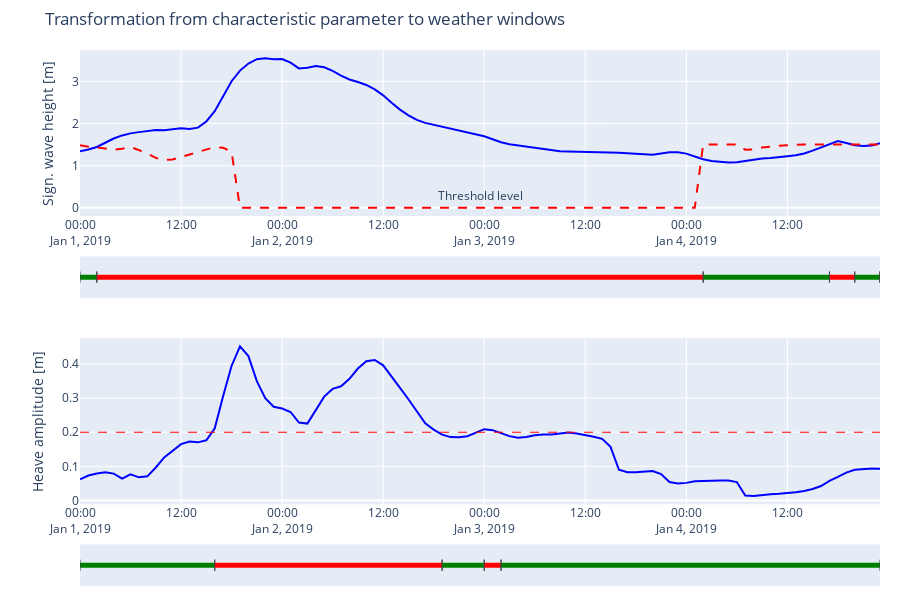

The code cell stored with this chart in its notebook:
### Code cell
# Find the data of interest.
frequency = xr.DataArray(ds["wave_data"].sel(dict(wave_parameter="Tp")))
angle = xr.DataArray(ds["wave_data"].sel(dict(wave_parameter="MWD")))
raos = ds["launch_rao"].interp(dict(freq=frequency, dir=angle))
heave_motion = raos.loc["RAOHeaveAmp"] * ds["wave_data"].sel(dict(wave_parameter="Hm0"))

allowable_sea_state = pd.read_excel("./data/raw/Pivot_max_Hs_Splash_zone_current_0_DAF_1.2_Angles_1.6874.xlsx", index_col=[0])
allowable_sea_state.index.names = ["dir"]
allowable_sea_state.columns.names = ["freq"]
allowable_sea_state = xr.DataArray(data=allowable_sea_state)

hs_lim = allowable_sea_state.interp(dict(freq=frequency, dir=angle)).fillna(0)

# Create figure.
fig = make_subplots(rows=4, cols=1, row_heights=[0.4, .1, 0.4, .1])

# Add significant wave height.
fig.add_trace(
    go.Scatter(
        x=waves.index,
        y=waves["Hm0"],
        marker=dict(color="blue"),
        showlegend=False
    ),
    row=1, col=1
)

# Add heave line.
fig.add_trace(
    go.Scatter(
        x=waves.index,
        y=heave_motion,
        marker=dict(color="blue"),
        showlegend=False
    ),
    row=3, col=1
)

fig.add_hline(0.2, line=dict(color="red", dash="dash", width=1), row=3, col=1)

fig.add_trace(
    go.Scatter(
        x=waves.index,
        y=hs_lim,
        line=dict(color="red", dash="dash"),
        showlegend=False,
    ),
    row=1, col=1
)

fig.add_annotation(
    text="Threshold level",
    showarrow=False,
    y=0.3,
    row=1, col=1
)

for i in range(len(hswindows)):
    if hswindows.iloc[i]["violated"]:
        color="red"
    else:
        color="green"

    fig.add_trace(
        go.Scatter(
            x=[hswindows.iloc[i]["start"], hswindows.iloc[i]["stop"]],
            y=[4, 4],
            line=dict(width=5, color=color),
            marker=dict(size=8, symbol="line-ns", line=dict(width=1)),
            showlegend=False
            
        ),
        row=2, col=1
    )

for i in range(len(heavewindows)):
    if heavewindows.iloc[i]["violated"]:
        color="red"
    else:
        color="green"

    fig.add_trace(
        go.Scatter(
            x=[heavewindows.iloc[i]["start"], heavewindows.iloc[i]["stop"]],
            y=[.5, .5],
            line=dict(width=5, color=color),
            marker=dict(size=8, symbol="line-ns", line=dict(width=1)),
            showlegend=False
            
        ),
        row=4, col=1
    )

fig.update_xaxes(row=1, col=1, range=[waves.index[0], waves.index[-1]])
fig.update_yaxes(row=1, col=1, title="Sign. wave height [m]")

fig.update_xaxes(row=2, col=1, range=[waves.index[0], waves.index[-1]])
fig.update_yaxes(row=2, col=1, showgrid=False, zeroline=False, showticklabels=False)
fig.update_xaxes(row=2, col=1, showgrid=False, zeroline=False, showticklabels=False)

fig.update_xaxes(row=3, col=1, range=[waves.index[0], waves.index[-1]])
fig.update_yaxes(row=3, col=1, title="Heave amplitude [m]")

fig.update_xaxes(row=4, col=1, range=[waves.index[0], waves.index[-1]])
fig.update_yaxes(row=4, col=1, showgrid=False, zeroline=False, showticklabels=False)
fig.update_xaxes(row=4, col=1, showgrid=False, zeroline=False, showticklabels=False)


fig.update_layout(
    height=600,
    title="Transformation from characteristic parameter to weather windows",
    margin=dict(
        t=50,
        b=10,
        r=20
    )
)

### Figure 1 — Plotly figure (JSON) as saved in the notebook; plotly's stock layout.template omitted (floating-point values rounded to 4 significant figures)
{"data": [{"marker": {"color": "blue"}, "showlegend": false, "type": "scatter", "x": ["2019-01-01T00:00:00", "2019-01-01T01:00:00", "2019-01-01T02:00:00", "2019-01-01T03:00:00", "2019-01-01T04:00:00", "2019-01-01T05:00:00", "2019-01-01T06:00:00", "2019-01-01T07:00:00", "2019-01-01T08:00:00", "2019-01-01T09:00:00", "2019-01-01T10:00:00", "2019-01-01T11:00:00", "2019-01-01T12:00:00", "2019-01-01T13:00:00", "2019-01-01T14:00:00", "2019-01-01T15:00:00", "2019-01-01T16:00:00", "2019-01-01T17:00:00", "2019-01-01T18:00:00", "2019-01-01T19:00:00", "2019-01-01T20:00:00", "2019-01-01T21:00:00", "2019-01-01T22:00:00", "2019-01-01T23:00:00", "2019-01-02T00:00:00", "2019-01-02T01:00:00", "2019-01-02T02:00:00", "2019-01-02T03:00:00", "2019-01-02T04:00:00", "2019-01-02T05:00:00", "2019-01-02T06:00:00", "2019-01-02T07:00:00", "2019-01-02T08:00:00", "2019-01-02T09:00:00", "2019-01-02T10:00:00", "2019-01-02T11:00:00", "2019-01-02T12:00:00", "2019-01-02T13:00:00", "2019-01-02T14:00:00", "2019-01-02T15:00:00", "2019-01-02T16:00:00", "2019-01-02T17:00:00", "2019-01-02T18:00:00", "2019-01-02T19:00:00", "2019-01-02T20:00:00", "2019-01-02T21:00:00", "2019-01-02T22:00:00", "2019-01-02T23:00:00", "2019-01-03T00:00:00", "2019-01-03T01:00:00", "2019-01-03T02:00:00", "2019-01-03T03:00:00", "2019-01-03T04:00:00", "2019-01-03T05:00:00", "2019-01-03T06:00:00", "2019-01-03T07:00:00", "2019-01-03T08:00:00", "2019-01-03T09:00:00", "2019-01-03T10:00:00", "2019-01-03T11:00:00", "2019-01-03T12:00:00", "2019-01-03T13:00:00", "2019-01-03T14:00:00", "2019-01-03T15:00:00", "2019-01-03T16:00:00", "2019-01-03T17:00:00", "2019-01-03T18:00:00", "2019-01-03T19:00:00", "2019-01-03T20:00:00", "2019-01-03T21:00:00", "2019-01-03T22:00:00", "2019-01-03T23:00:00", "2019-01-04T00:00:00", "2019-01-04T01:00:00", "2019-01-04T02:00:00", "2019-01-04T03:00:00", "2019-01-04T04:00:00", "2019-01-04T05:00:00", "2019-01-04T06:00:00", "2019-01-04T07:00:00", "2019-01-04T08:00:00", "2019-01-04T09:00:00", "2019-01-04T10:00:00", "2019-01-04T11:00:00", "2019-01-04T12:00:00", "2019-01-04T13:00:00", "2019-01-04T14:00:00", "2019-01-04T15:00:00", "2019-01-04T16:00:00", "2019-01-04T17:00:00", "2019-01-04T18:00:00", "2019-01-04T19:00:00", "2019-01-04T20:00:00", "2019-01-04T21:00:00", "2019-01-04T22:00:00", "2019-01-04T23:00:00"], "xaxis": "x", "y": [1.343, 1.385, 1.444, 1.55, 1.644, 1.718, 1.766, 1.796, 1.829, 1.845, 1.84, 1.857, 1.886, 1.87, 1.902, 2.049, 2.291, 2.646, 3.004, 3.255, 3.423, 3.526, 3.547, 3.522, 3.53, 3.445, 3.307, 3.324, 3.362, 3.333, 3.251, 3.138, 3.045, 2.986, 2.914, 2.809, 2.669, 2.492, 2.33, 2.194, 2.087, 2.015, 1.97, 1.915, 1.862, 1.822, 1.781, 1.74, 1.697, 1.626, 1.555, 1.511, 1.483, 1.457, 1.43, 1.395, 1.361, 1.343, 1.337, 1.334, 1.33, 1.32, 1.313, 1.313, 1.309, 1.297, 1.283, 1.265, 1.261, 1.289, 1.316, 1.32, 1.286, 1.218, 1.152, 1.11, 1.085, 1.076, 1.083, 1.113, 1.151, 1.172, 1.181, 1.195, 1.222, 1.246, 1.289, 1.358, 1.439, 1.517, 1.582, 1.536, 1.487, 1.466, 1.476, 1.53], "yaxis": "y"}, {"marker": {"color": "blue"}, "showlegend": false, "type": "scatter", "x": ["2019-01-01T00:00:00", "2019-01-01T01:00:00", "2019-01-01T02:00:00", "2019-01-01T03:00:00", "2019-01-01T04:00:00", "2019-01-01T05:00:00", "2019-01-01T06:00:00", "2019-01-01T07:00:00", "2019-01-01T08:00:00", "2019-01-01T09:00:00", "2019-01-01T10:00:00", "2019-01-01T11:00:00", "2019-01-01T12:00:00", "2019-01-01T13:00:00", "2019-01-01T14:00:00", "2019-01-01T15:00:00", "2019-01-01T16:00:00", "2019-01-01T17:00:00", "2019-01-01T18:00:00", "2019-01-01T19:00:00", "2019-01-01T20:00:00", "2019-01-01T21:00:00", "2019-01-01T22:00:00", "2019-01-01T23:00:00", "2019-01-02T00:00:00", "2019-01-02T01:00:00", "2019-01-02T02:00:00", "2019-01-02T03:00:00", "2019-01-02T04:00:00", "2019-01-02T05:00:00", "2019-01-02T06:00:00", "2019-01-02T07:00:00", "2019-01-02T08:00:00", "2019-01-02T09:00:00", "2019-01-02T10:00:00", "2019-01-02T11:00:00", "2019-01-02T12:00:00", "2019-01-02T13:00:00", "2019-01-02T14:00:00", "2019-01-02T15:00:00", "2019-01-02T16:00:00", "2019-01-02T17:00:00", "2019-01-02T18:00:00", "2019-01-02T19:00:00", "2019-01-02T20:00:00", "2019-01-02T21:00:00", "2019-01-02T22:00:00", "2019-01-02T23:00:00", "2019-01-03T00:00:00", "2019-01-03T01:00:00", "2019-01-03T02:00:00", "2019-01-03T03:00:00", "2019-01-03T04:00:00", "2019-01-03T05:00:00", "2019-01-03T06:00:00", "2019-01-03T07:00:00", "2019-01-03T08:00:00", "2019-01-03T09:00:00", "2019-01-03T10:00:00", "2019-01-03T11:00:00", "2019-01-03T12:00:00", "2019-01-03T13:00:00", "2019-01-03T14:00:00", "2019-01-03T15:00:00", "2019-01-03T16:00:00", "2019-01-03T17:00:00", "2019-01-03T18:00:00", "2019-01-03T19:00:00", "2019-01-03T20:00:00", "2019-01-03T21:00:00", "2019-01-03T22:00:00", "2019-01-03T23:00:00", "2019-01-04T00:00:00", "2019-01-04T01:00:00", "2019-01-04T02:00:00", "2019-01-04T03:00:00", "2019-01-04T04:00:00", "2019-01-04T05:00:00", "2019-01-04T06:00:00", "2019-01-04T07:00:00", "2019-01-04T08:00:00", "2019-01-04T09:00:00", "2019-01-04T10:00:00", "2019-01-04T11:00:00", "2019-01-04T12:00:00", "2019-01-04T13:00:00", "2019-01-04T14:00:00", "2019-01-04T15:00:00", "2019-01-04T16:00:00", "2019-01-04T17:00:00", "2019-01-04T18:00:00", "2019-01-04T19:00:00", "2019-01-04T20:00:00", "2019-01-04T21:00:00", "2019-01-04T22:00:00", "2019-01-04T23:00:00"], "xaxis": "x3", "y": [0.06211, 0.07317, 0.07921, 0.08242, 0.07872, 0.0642, 0.07659, 0.06785, 0.07073, 0.09675, 0.1263, 0.147, 0.1652, 0.1729, 0.1703, 0.1762, 0.2115, 0.3065, 0.3949, 0.4515, 0.4231, 0.3496, 0.3, 0.2747, 0.2696, 0.2594, 0.2283, 0.2253, 0.2663, 0.3044, 0.327, 0.3345, 0.3565, 0.3866, 0.4083, 0.4117, 0.3962, 0.3648, 0.3301, 0.2968, 0.2605, 0.226, 0.2078, 0.193, 0.1857, 0.1852, 0.1884, 0.1988, 0.209, 0.2061, 0.1963, 0.1886, 0.1835, 0.1859, 0.1909, 0.1932, 0.1932, 0.1965, 0.1991, 0.196, 0.1923, 0.1869, 0.1805, 0.1572, 0.08996, 0.08256, 0.08238, 0.0849, 0.08627, 0.07721, 0.05386, 0.04986, 0.0516, 0.05606, 0.05806, 0.05819, 0.05848, 0.05887, 0.05401, 0.01432, 0.01328, 0.01638, 0.0184, 0.01963, 0.02109, 0.02415, 0.02787, 0.03355, 0.04226, 0.05736, 0.06906, 0.08168, 0.08979, 0.093, 0.09407, 0.09289], "yaxis": "y3"}, {"line": {"color": "red", "dash": "dash"}, "showlegend": false, "type": "scatter", "x": ["2019-01-01T00:00:00", "2019-01-01T01:00:00", "2019-01-01T02:00:00", "2019-01-01T03:00:00", "2019-01-01T04:00:00", "2019-01-01T05:00:00", "2019-01-01T06:00:00", "2019-01-01T07:00:00", "2019-01-01T08:00:00", "2019-01-01T09:00:00", "2019-01-01T10:00:00", "2019-01-01T11:00:00", "2019-01-01T12:00:00", "2019-01-01T13:00:00", "2019-01-01T14:00:00", "2019-01-01T15:00:00", "2019-01-01T16:00:00", "2019-01-01T17:00:00", "2019-01-01T18:00:00", "2019-01-01T19:00:00", "2019-01-01T20:00:00", "2019-01-01T21:00:00", "2019-01-01T22:00:00", "2019-01-01T23:00:00", "2019-01-02T00:00:00", "2019-01-02T01:00:00", "2019-01-02T02:00:00", "2019-01-02T03:00:00", "2019-01-02T04:00:00", "2019-01-02T05:00:00", "2019-01-02T06:00:00", "2019-01-02T07:00:00", "2019-01-02T08:00:00", "2019-01-02T09:00:00", "2019-01-02T10:00:00", "2019-01-02T11:00:00", "2019-01-02T12:00:00", "2019-01-02T13:00:00", "2019-01-02T14:00:00", "2019-01-02T15:00:00", "2019-01-02T16:00:00", "2019-01-02T17:00:00", "2019-01-02T18:00:00", "2019-01-02T19:00:00", "2019-01-02T20:00:00", "2019-01-02T21:00:00", "2019-01-02T22:00:00", "2019-01-02T23:00:00", "2019-01-03T00:00:00", "2019-01-03T01:00:00", "2019-01-03T02:00:00", "2019-01-03T03:00:00", "2019-01-03T04:00:00", "2019-01-03T05:00:00", "2019-01-03T06:00:00", "2019-01-03T07:00:00", "2019-01-03T08:00:00", "2019-01-03T09:00:00", "2019-01-03T10:00:00", "2019-01-03T11:00:00", "2019-01-03T12:00:00", "2019-01-03T13:00:00", "2019-01-03T14:00:00", "2019-01-03T15:00:00", "2019-01-03T16:00:00", "2019-01-03T17:00:00", "2019-01-03T18:00:00", "2019-01-03T19:00:00", "2019-01-03T20:00:00", "2019-01-03T21:00:00", "2019-01-03T22:00:00", "2019-01-03T23:00:00", "2019-01-04T00:00:00", "2019-01-04T01:00:00", "2019-01-04T02:00:00", "2019-01-04T03:00:00", "2019-01-04T04:00:00", "2019-01-04T05:00:00", "2019-01-04T06:00:00", "2019-01-04T07:00:00", "2019-01-04T08:00:00", "2019-01-04T09:00:00", "2019-01-04T10:00:00", "2019-01-04T11:00:00", "2019-01-04T12:00:00", "2019-01-04T13:00:00", "2019-01-04T14:00:00", "2019-01-04T15:00:00", "2019-01-04T16:00:00", "2019-01-04T17:00:00", "2019-01-04T18:00:00", "2019-01-04T19:00:00", "2019-01-04T20:00:00", "2019-01-04T21:00:00", "2019-01-04T22:00:00", "2019-01-04T23:00:00"], "xaxis": "x", "y": [1.488, 1.451, 1.433, 1.412, 1.379, 1.403, 1.442, 1.368, 1.289, 1.185, 1.14, 1.149, 1.205, 1.265, 1.322, 1.371, 1.441, 1.423, 1.33, 0, 0, 0, 0, 0, 0, 0, 0, 0, 0, 0, 0, 0, 0, 0, 0, 0, 0, 0, 0, 0, 0, 0, 0, 0, 0, 0, 0, 0, 0, 0, 0, 0, 0, 0, 0, 0, 0, 0, 0, 0, 0, 0, 0, 0, 0, 0, 0, 0, 0, 0, 0, 0, 0, 0, 1.5, 1.5, 1.5, 1.5, 1.5, 1.379, 1.387, 1.429, 1.459, 1.475, 1.486, 1.5, 1.5, 1.5, 1.5, 1.5, 1.5, 1.5, 1.5, 1.5, 1.5, 1.5], "yaxis": "y"}, {"line": {"color": "green", "width": 5}, "marker": {"line": {"width": 1}, "size": 8, "symbol": "line-ns"}, "showlegend": false, "type": "scatter", "x": ["2019-01-01T00:00:00", "2019-01-01T02:00:00"], "xaxis": "x2", "y": [4, 4], "yaxis": "y2"}, {"line": {"color": "red", "width": 5}, "marker": {"line": {"width": 1}, "size": 8, "symbol": "line-ns"}, "showlegend": false, "type": "scatter", "x": ["2019-01-01T02:00:00", "2019-01-04T02:00:00"], "xaxis": "x2", "y": [4, 4], "yaxis": "y2"}, {"line": {"color": "green", "width": 5}, "marker": {"line": {"width": 1}, "size": 8, "symbol": "line-ns"}, "showlegend": false, "type": "scatter", "x": ["2019-01-04T02:00:00", "2019-01-04T17:00:00"], "xaxis": "x2", "y": [4, 4], "yaxis": "y2"}, {"line": {"color": "red", "width": 5}, "marker": {"line": {"width": 1}, "size": 8, "symbol": "line-ns"}, "showlegend": false, "type": "scatter", "x": ["2019-01-04T17:00:00", "2019-01-04T20:00:00"], "xaxis": "x2", "y": [4, 4], "yaxis": "y2"}, {"line": {"color": "green", "width": 5}, "marker": {"line": {"width": 1}, "size": 8, "symbol": "line-ns"}, "showlegend": false, "type": "scatter", "x": ["2019-01-04T20:00:00", "2019-01-04T23:00:00"], "xaxis": "x2", "y": [4, 4], "yaxis": "y2"}, {"line": {"color": "red", "width": 5}, "marker": {"line": {"width": 1}, "size": 8, "symbol": "line-ns"}, "showlegend": false, "type": "scatter", "x": ["2019-01-04T23:00:00", "2019-01-04T23:00:00"], "xaxis": "x2", "y": [4, 4], "yaxis": "y2"}, {"line": {"color": "green", "width": 5}, "marker": {"line": {"width": 1}, "size": 8, "symbol": "line-ns"}, "showlegend": false, "type": "scatter", "x": ["2019-01-01T00:00:00", "2019-01-01T16:00:00"], "xaxis": "x4", "y": [0.5, 0.5], "yaxis": "y4"}, {"line": {"color": "red", "width": 5}, "marker": {"line": {"width": 1}, "size": 8, "symbol": "line-ns"}, "showlegend": false, "type": "scatter", "x": ["2019-01-01T16:00:00", "2019-01-02T19:00:00"], "xaxis": "x4", "y": [0.5, 0.5], "yaxis": "y4"}, {"line": {"color": "green", "width": 5}, "marker": {"line": {"width": 1}, "size": 8, "symbol": "line-ns"}, "showlegend": false, "type": "scatter", "x": ["2019-01-02T19:00:00", "2019-01-03T00:00:00"], "xaxis": "x4", "y": [0.5, 0.5], "yaxis": "y4"}, {"line": {"color": "red", "width": 5}, "marker": {"line": {"width": 1}, "size": 8, "symbol": "line-ns"}, "showlegend": false, "type": "scatter", "x": ["2019-01-03T00:00:00", "2019-01-03T02:00:00"], "xaxis": "x4", "y": [0.5, 0.5], "yaxis": "y4"}, {"line": {"color": "green", "width": 5}, "marker": {"line": {"width": 1}, "size": 8, "symbol": "line-ns"}, "showlegend": false, "type": "scatter", "x": ["2019-01-03T02:00:00", "2019-01-04T23:00:00"], "xaxis": "x4", "y": [0.5, 0.5], "yaxis": "y4"}], "layout": {"annotations": [{"showarrow": false, "text": "Threshold level", "xref": "x", "y": 0.3, "yref": "y"}], "height": 600, "margin": {"b": 10, "r": 20, "t": 50}, "shapes": [{"line": {"color": "red", "dash": "dash", "width": 1}, "type": "line", "x0": 0, "x1": 1, "xref": "x3 domain", "y0": 0.2, "y1": 0.2, "yref": "y3"}], "title": {"text": "Transformation from characteristic parameter to weather windows"}, "xaxis": {"anchor": "y", "domain": [0, 1], "range": ["2019-01-01T00:00:00", "2019-01-04T23:00:00"]}, "xaxis2": {"anchor": "y2", "domain": [0, 1], "range": ["2019-01-01T00:00:00", "2019-01-04T23:00:00"], "showgrid": false, "showticklabels": false, "zeroline": false}, "xaxis3": {"anchor": "y3", "domain": [0, 1], "range": ["2019-01-01T00:00:00", "2019-01-04T23:00:00"]}, "xaxis4": {"anchor": "y4", "domain": [0, 1], "range": ["2019-01-01T00:00:00", "2019-01-04T23:00:00"], "showgrid": false, "showticklabels": false, "zeroline": false}, "yaxis": {"anchor": "x", "domain": [0.69, 1], "title": {"text": "Sign. wave height [m]"}}, "yaxis2": {"anchor": "x2", "domain": [0.5375, 0.615], "showgrid": false, "showticklabels": false, "zeroline": false}, "yaxis3": {"anchor": "x3", "domain": [0.1525, 0.4625], "title": {"text": "Heave amplitude [m]"}}, "yaxis4": {"anchor": "x4", "domain": [0, 0.0775], "showgrid": false, "showticklabels": false, "zeroline": false}}}
